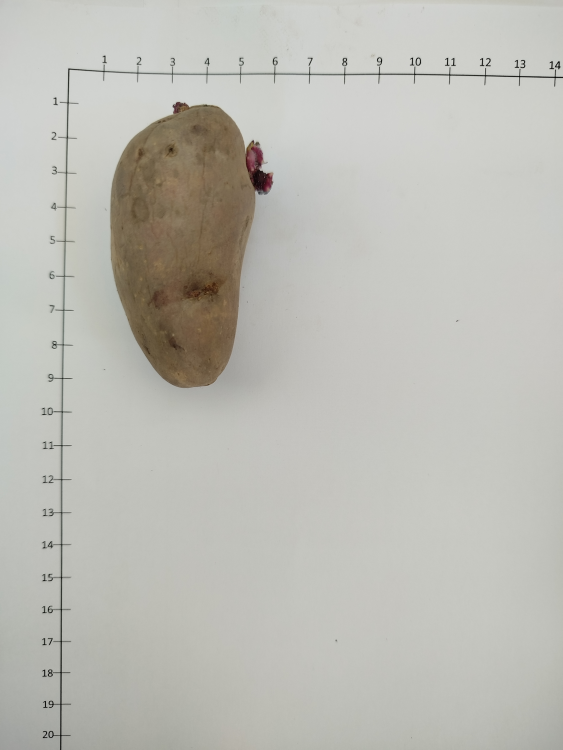
#> input picture resized_image.png, 1125 x 1500 px (shown at 1/2 size)
$ python -i pred.py   (imports and definitions only)   (older library calls are emulated)
#> lines starting #> are read from the running program, lines starting #| are printed output that depends on the picture; after the words box and inside, x2 and y2 are one past the last pixel; in counts of white or black regions, pixels touching at a corner belong together
import io
import os

import cv2
import joblib
import numpy as np
import pandas as pd
from flask import Flask
from flask import jsonify
from flask import request
from PIL import Image
from skimage.feature import graycomatrix
from skimage.feature import graycoprops
from skimage.feature import local_binary_pattern

# Configurar Flask
# [1 line not run here, left out]
# [1 line that did not run here, left out]
# [1 line that did not run here, left out]


# Función para verificar si el archivo tiene una extensión permitida
# [5 lines left out: function allowed_file, not called in this run]


# Función para extraer características de color
def extract_color_features(image):
    hsv_image = cv2.cvtColor(image, cv2.COLOR_RGB2HSV)
    hist = cv2.calcHist(
        [hsv_image], [0, 1, 2], None, [8, 8, 8], [0, 256, 0, 256, 0, 256]
    )
    hist = cv2.normalize(hist, hist).flatten()
    return hist


# Función para extraer características de textura
def extract_texture_features(gray_image):
    lbp = local_binary_pattern(gray_image, P=8, R=1, method="uniform")
    glcm = graycomatrix(
        gray_image, distances=[5], angles=[0], levels=256, symmetric=True, normed=True
    )
    contrast = graycoprops(glcm, "contrast")[0, 0]
    return [float(lbp.mean()), float(contrast)]  # Convertir a float


# Función para extraer características de forma
def extract_shape_features(gray_image):
    contours, _ = cv2.findContours(
        gray_image, cv2.RETR_EXTERNAL, cv2.CHAIN_APPROX_SIMPLE
    )
    max_contour = max(contours, key=cv2.contourArea)
    area = cv2.contourArea(max_contour)
    perimeter = cv2.arcLength(max_contour, True)
    circularity = 4 * np.pi * (area / (perimeter * perimeter)) if perimeter != 0 else 0
    return [area, perimeter, circularity]


# Función para procesar una sola imagen
def process_single_image(image_path):
#> called with image_path = 'resized_image.png'
    try:
        image = np.array(Image.open(image_path))
#> image is the input picture: shape (1500, 1125, 3); mean R, G, B 188.3, 187.6, 180.8
        gray_image = cv2.cvtColor(image, cv2.COLOR_RGB2GRAY)
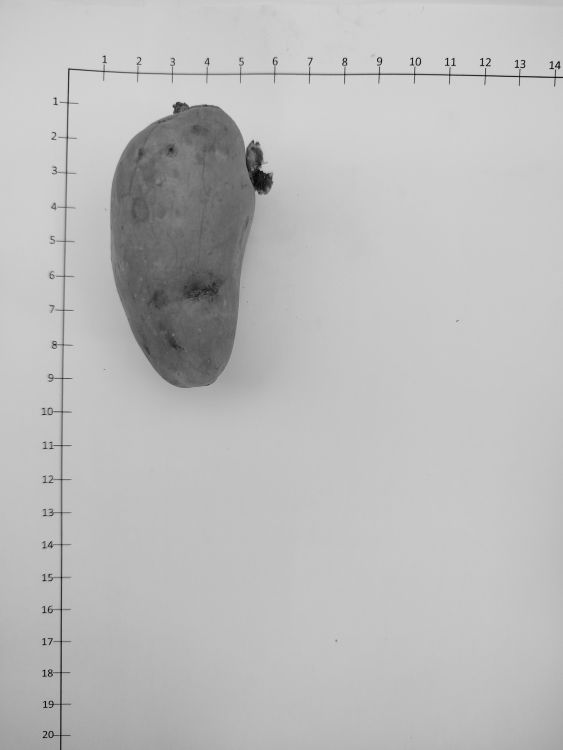
#> gray_image: shape (1500, 1125) (shown at 1/2 size); min 0, max 223, mean 187.1

        # Extraer características
        color_features = extract_color_features(image)
#> in extract_color_features, `hsv_image = cv2.cvtColor(image, cv2.COLOR_RGB2HSV)`: hsv_image: shape (1500, 1125, 3); mean H, S, V 34.5, 14.2, 189.3
#> in extract_color_features, `hist = cv2.normalize(hist, hist).flatten()`: hist = 512 values, max 0.916 at index 70, min 0 at index 7, mean 0.0034
#> color_features has the same summary as hist in extract_color_features
        texture_features = extract_texture_features(gray_image)
#> in extract_texture_features, `lbp = local_binary_pattern(gray_image, P=8, R=1, method="uniform")`:
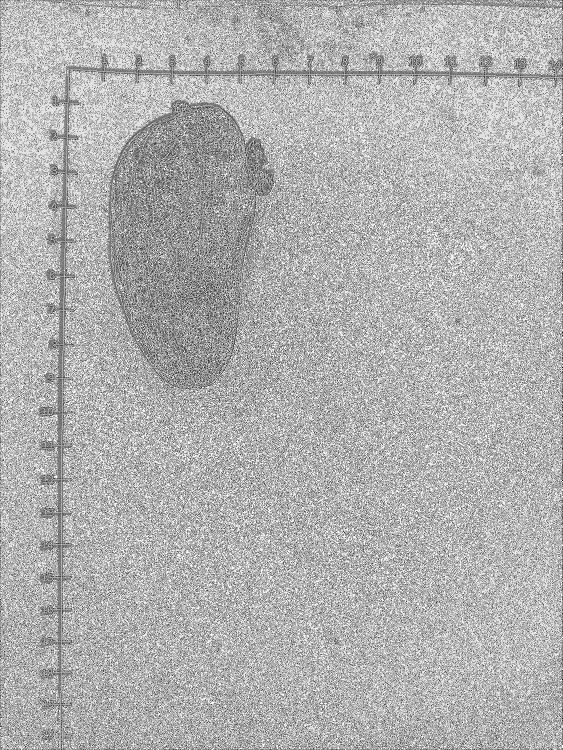
#> lbp: shape (1500, 1125) float64 (shown at 1/2 size); min 0, max 9, mean 6.23; drawn with min black and max white
#> in extract_texture_features, `contrast = graycoprops(glcm, "contrast")[0, 0]`: contrast = 130.4
#> texture_features = [6.23, 130.4]
        shape_features = extract_shape_features(gray_image)
#> in extract_shape_features, `contours, _ = cv2.findContours( gray_image, cv2.RETR_EXTERNAL, cv2.CHA..`: contours = 1 contour; box (x1, y1, x2, y2) and area: (0, 0, 1125, 1500) 1684819
#> in extract_shape_features, `max_contour = max(contours, key=cv2.contourArea)`: max_contour = contour of 9 points, box (x1, y1, x2, y2) (0, 0, 1125, 1500), area 1684819
#> in extract_shape_features, `area = cv2.contourArea(max_contour)`: area = 1684819
#> in extract_shape_features, `perimeter = cv2.arcLength(max_contour, True)`: perimeter = 5302.8
#> in extract_shape_features, `circularity = 4 * np.pi * (area / (perimeter * perimeter)) if perimete..`: circularity = 0.753
#> shape_features = [1684819, 5302.8, 0.753]

        # Combinar todas las características en una lista
        features = color_features.tolist() + texture_features + shape_features
#> features = 517 values, max 1684819 at index 514, min 0 at index 7, mean 3269.4
        return features

    except Exception as e:
        print(f"Error al procesar la imagen {image_path}: {e}")
        return None


# Función para cargar el modelo y realizar la predicción
# [573 lines left out: functions predict_image_class, predict, not called in this run]


# [2 lines not run here, left out]

>>> result = process_single_image('resized_image.png')
#> result has the same summary as features in process_single_image
